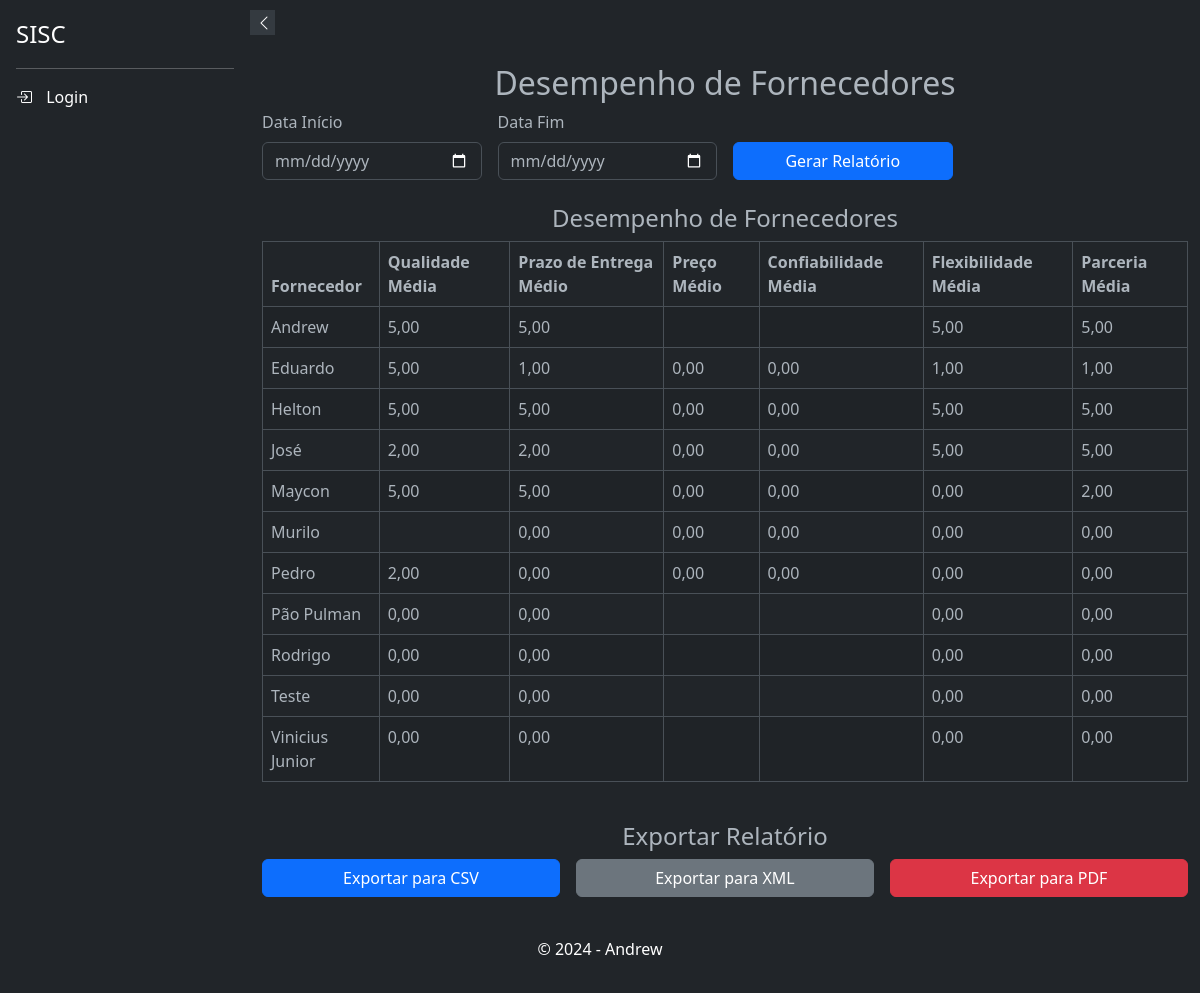
Screenshot of /relatorios/desempenho-fornecedores/ with the database file from the repository.
### suppliers/models.py (models this page shows, shortened)
class Supplier(models.Model):
    user = models.ForeignKey(settings.AUTH_USER_MODEL, on_delete=models.CASCADE, blank=True, null=True)
    name = models.CharField(max_length=255)
    email = models.EmailField(unique=True)
    phone_regex = RegexValidator(regex=r'^\+?\d{10,15}$', message="Número de telefone no formato: '+999999999'. Até 15 dígitos.", )
    phone = models.CharField(validators=[phone_regex], max_length=17, blank=True)
    company = models.CharField(max_length=255, null=True, blank=True)
    cnpj = models.CharField(max_length=18, unique=True, validators=[validate_cnpj], null=True, blank=True)
    active = models.BooleanField(default=True, verbose_name="Ativo")
    address_line_1 = models.CharField("Endereço", max_length=255, null=True, blank=True)
    address_line_2 = models.CharField("Complemento", max_length=255, null=True, blank=True)
    city = models.CharField("Cidade", max_length=100, null=True, blank=True)
    state = models.CharField("Estado", max_length=50, null=True, blank=True)
    zip_code = models.CharField("CEP", max_length=10, null=True, blank=True)
    minimum_order_value = models.DecimalField("Valor Mínimo para Pedido", max_digits=10, decimal_places=3, validators=[MinValueValidator(0)], null=True, blank=True)
    order_response_deadline = models.TimeField("Prazo de Resposta para Pedidos", null=True, blank=True)
    departments = models.ManyToManyField('products.Departamento', related_name='suppliers', blank=True)
    categories = models.ManyToManyField(Category, blank=True, verbose_name="Categorias")
    subcategories = models.ManyToManyField(Subcategory, blank=True, verbose_name="Subcategorias")
    brands = models.ManyToManyField(Brand,  blank=True, verbose_name="Marcas")
    created_at = models.DateTimeField(auto_now_add=False, default=datetime.datetime.now, null=True, blank=True)
    updated_at = models.DateTimeField(auto_now=True, verbose_name="Atualizado em")
    deleted = models.BooleanField(default=False)
    holiday_cover_name = models.CharField("Nome do Fornecedor de Férias", max_length=255, null=True, blank=True)
    holiday_cover_email = models.EmailField("Email do Fornecedor de Férias", null=True, blank=True)
    holiday_cover_phone = models.CharField("Telefone do Fornecedor de Férias", validators=[phone_regex], max_length=17, blank=True, null=True)
    observation = models.TextField("Observação", null=True, blank=True)
    delivery_days = models.CharField("Dias de Entrega", max_length=100, blank=True, null=True)
    quality_rating = models.IntegerField(default=0, blank=True, null=True)
    delivery_time_rating = models.IntegerField(default=0, blank=True, null=True)
    price_rating = models.IntegerField(default=0, blank=True, null=True)
    reliability_rating = models.IntegerField(default=0, blank=True, null=True)
    flexibility_rating = models.IntegerField(default=0, blank=True, null=True)
    partnership_rating = models.IntegerField(default=0, blank=True, null=True)
    comments = models.TextField("Comentários", max_length=100, blank=True, null=True)
    billing_deadline_choices = [
        ('1-2', '1 a 2 dias úteis'),
        ('3-5', '3 a 5 dias úteis'),
        ('6-10', '6 a 10 dias úteis'),
        ('11-15', '11 a 15 dias úteis'),
        ('15+', 'Mais de 15 dias úteis'),
        ('negotiable', 'A combinar')
    ]
    billing_deadline = models.CharField(max_length=20, choices=billing_deadline_choices, default='1-2', verbose_name="Prazo de Faturamento")
    specific_billing_deadline = models.CharField(max_length=50, blank=True, null=True, verbose_name="Prazo Específico de Faturamento")
    class Meta:
        ordering = ['name']

### relatorios/views.py (the view, shortened to what this page needs)
# urls.py: path('desempenho-fornecedores/', DesempenhoFornecedoresView.as_view(), name='desempenho_fornecedores'),
class DesempenhoFornecedoresView(TemplateView):
    template_name = 'relatorios/desempenho_fornecedores.html'
    def get(self, request):
        data_inicio = request.GET.get('data_inicio')
        data_fim = request.GET.get('data_fim')
        if data_inicio and data_fim:
            fornecedores = Supplier.objects.filter(created_at__gte=data_inicio, updated_at__lte=data_fim)
        else:
            fornecedores = Supplier.objects.all()
        desempenho_fornecedores = fornecedores.annotate(
            qualidade_media=Avg('quality_rating'),
            prazo_entrega_medio=Avg('delivery_time_rating'),
            preco_medio=Avg('price_rating'),
            confiabilidade_media=Avg('reliability_rating'),
            flexibilidade_media=Avg('flexibility_rating'),
            parceria_media=Avg('partnership_rating')
        ).order_by('name')
        context = {
            'desempenho_fornecedores': desempenho_fornecedores,
        }
        return render(request, self.template_name, context)

### relatorios/templates/relatorios/desempenho_fornecedores.html (shortened to what this page needs)
{% extends 'base.html' %}
{% block content %}
<div class="container my-4">
    <h2 class="text-center">Desempenho de Fornecedores</h2>
    <form method="get" class="row g-3">
        <div class="col-md-3">
            <label for="data_inicio" class="form-label">Data Início</label>
            <input type="date" id="data_inicio" name="data_inicio" class="form-control" required>
        </div>
        <div class="col-md-3">
            <label for="data_fim" class="form-label">Data Fim</label>
            <input type="date" id="data_fim" name="data_fim" class="form-control" required>
        </div>
        <div class="col-md-3 d-flex align-items-end">
            <button type="submit" class="btn btn-primary w-100">Gerar Relatório</button>
        </div>
    </form>
    <div class="row mt-4">
        <div class="col-md-12">
            <h4 class="text-center">Desempenho de Fornecedores</h4>
            <table class="table table-striped table-bordered">
                <thead>
                    <tr>
                        <th>Fornecedor</th>
                        <th>Qualidade Média</th>
                        <th>Prazo de Entrega Médio</th>
                        <th>Preço Médio</th>
                        <th>Confiabilidade Média</th>
                        <th>Flexibilidade Média</th>
                        <th>Parceria Média</th>
                    </tr>
                </thead>
                <tbody>
                    {% for fornecedor in desempenho_fornecedores %}
                    <tr>
                        <td>{{ fornecedor.name }}</td>
                        <td>{{ fornecedor.qualidade_media|floatformat:2 }}</td>
                        <td>{{ fornecedor.prazo_entrega_medio|floatformat:2 }}</td>
                        <td>{{ fornecedor.preco_medio|floatformat:2 }}</td>
                        <td>{{ fornecedor.confiabilidade_media|floatformat:2 }}</td>
                        <td>{{ fornecedor.flexibilidade_media|floatformat:2 }}</td>
                        <td>{{ fornecedor.parceria_media|floatformat:2 }}</td>
                    </tr>
                    {% endfor %}
                </tbody>
            </table>
        </div>
    </div>
    <div class="row mt-4">
        <div class="col-md-12">
            <h4 class="text-center">Exportar Relatório</h4>
            <form method="post" class="row g-3">
                <div class="col-md-4">
                    <button type="submit" name="formato" value="csv" class="btn btn-primary w-100">Exportar para CSV</button>
                </div>
                <div class="col-md-4">
                    <button type="submit" name="formato" value="xml" class="btn btn-secondary w-100">Exportar para XML</button>
                </div>
                <div class="col-md-4">
                    <button type="submit" name="formato" value="pdf" class="btn btn-danger w-100">Exportar para PDF</button>
                </div>
            </form>
        </div>
    </div>
</div>
{% endblock %}

### app/templates/base.html (style rules this page uses)
body, html { height: 100%; margin: 0; display: flex; flex-direction: column; }

### rows the page displays
Supplier: name "Andrew", qualidade_media "5,00", prazo_entrega_medio "5,00", flexibilidade_media "5,00", parceria_media "5,00"
Supplier: name "Eduardo", qualidade_media "5,00", prazo_entrega_medio "1,00", preco_medio "0,00", confiabilidade_media "0,00", flexibilidade_media "1,00", parceria_media "1,00"
Supplier: name "Helton", qualidade_media "5,00", prazo_entrega_medio "5,00", preco_medio "0,00", confiabilidade_media "0,00", flexibilidade_media "5,00", parceria_media "5,00"
Supplier: name "José", qualidade_media "2,00", prazo_entrega_medio "2,00", preco_medio "0,00", confiabilidade_media "0,00", flexibilidade_media "5,00", parceria_media "5,00"
Supplier: name "Maycon", qualidade_media "5,00", prazo_entrega_medio "5,00", preco_medio "0,00", confiabilidade_media "0,00", flexibilidade_media "0,00", parceria_media "2,00"
Supplier: name "Murilo", prazo_entrega_medio "0,00", preco_medio "0,00", confiabilidade_media "0,00", flexibilidade_media "0,00", parceria_media "0,00"
Supplier: name "Pedro", qualidade_media "2,00", prazo_entrega_medio "0,00", preco_medio "0,00", confiabilidade_media "0,00", flexibilidade_media "0,00", parceria_media "0,00"
Supplier: name "Pão Pulman", qualidade_media "0,00", prazo_entrega_medio "0,00", flexibilidade_media "0,00", parceria_media "0,00"
Supplier: name "Rodrigo", qualidade_media "0,00", prazo_entrega_medio "0,00", flexibilidade_media "0,00", parceria_media "0,00"
Supplier: name "Teste", qualidade_media "0,00", prazo_entrega_medio "0,00", flexibilidade_media "0,00", parceria_media "0,00"
Supplier: name "Vinicius Junior", qualidade_media "0,00", prazo_entrega_medio "0,00", flexibilidade_media "0,00", parceria_media "0,00"
